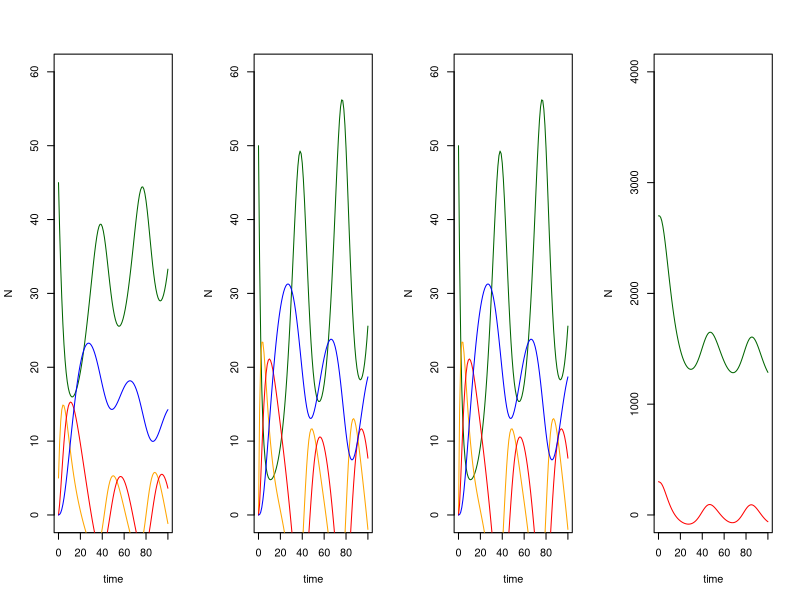

R code for this plot:
library(deSolve)
v1h3seir <- function(times, inits, params){
  
  Sh1 <- inits[1] #susceptible host 1
  Eh1 <- inits[2] #exposed host 1
  Ih1 <- inits[3] #infected host 1
  Rh1 <- inits[4] #recovered host 1
  Sh2 <- inits[5] #susceptible host 2
  Eh2 <- inits[6] #exposed host 2
  Ih2 <- inits[7] #infected host 2
  Rh2 <- inits[8] #recovered host 2
  Sh3 <- inits[9] #susceptible host 3
  Eh3 <- inits[10] #exposed host 3
  Ih3 <- inits[11] #infected host 3
  Rh3 <- inits[12] #recovered host 3
  Sv <- inits[13] #susceptible vector
  Iv <- inits[14] #infected vector
  
  Nh1 <- Sh1 + Eh1 + Ih1 + Rh1 #total host 1 popn
  Nh2 <- Sh2 + Eh2 + Ih2 + Rh2 #total host 2 popn
  Nh3 <- Sh3 + Eh3 + Ih3 + Rh3 #total host 3 popn 
  Nv <- Sv + Iv #total vector popn
  
  
  with(as.list(c(params)), {
    
    dSh1 <- bh1 * Nh1 - fh1 / Nh1 * Th1v * Iv * Sh1 - muh1 * Sh1 
    dEh1 <- fh1 / Nh1 * Th1v * Iv * Sh1 - muh1 * Eh1 - epsilon1 * Eh1
    dIh1 <- epsilon1 * Eh1 - muh1 * Ih1 - gammah1 * Ih1
    dRh1 <- gammah1 * Ih1 - muh1 * Rh1

    dSh2 <- bh2 * Nh2 - fh2 / Nh2 * Th2v * Iv * Sh2 - muh2 * Sh2
    dEh2 <- fh2 / Nh2 * Th2v * Iv * Sh2 - muh2 * Eh2 - epsilon2 * Eh2
    dIh2 <- epsilon2 * Eh2 - muh2 * Ih2 - gammah2 * Ih2
    dRh2 <- gammah2 * Ih2 - muh2 * Rh2 

    dSh3 <- bh3 * Nh3 - fh3 / Nh3 * Th3v * Iv * Sh3 - muh3 * Sh3
    dEh3 <- fh3 / Nh3 * Th3v * Iv * Sh3 - muh3 * Eh3 - epsilon3 * Eh3
    dIh3 <- epsilon3 * Eh3 - muh3 * Ih3 - gammah3 * Ih3
    dRh3 <- gammah3 * Ih3 - muh3 * Rh3 

    dSv <- bv * Nv - fh1 / Nh1 * Tvh1 * Sv * Ih1 - fh2 / Nh2 * Tvh2 * Sv * Ih2 - muv * Sv
    dIv <- fh1 / Nh1 * Tvh1 * Sv * Ih1 - fh2 / Nh2 * Tvh2 * Sv * Ih2 - muv * Iv
    
    return(list(c(dSh1, dEh1, dIh1, dRh1, dSh2, dEh2, dIh2, dRh2, dSh3, dEh3, dIh3, dRh3, dSv, dIv)))
  })
  
}

inits <- c(45,5,0,0,50,0,0,0,50,0,0,0,2700,300)
params <- c(bh1 = 0.01, muh1 = 0.01, fh1 = 0.25, epsilon1 = 0.2, gammah1 = 0.1, Th1v = 0.1, Tvh1 = 0.2,
bh2 = 0.01, muh2 = 0.01, fh2 = 0.125, epsilon2 = 0.2, gammah2 = 0.1, Th2v = 0.5, Tvh2 = 0.5,
bh3 = 0.01, muh3 = 0.01, fh3 = 0.125, epsilon3 = 0.2, gammah3 = 0.1, Th3v = 0.5, Tvh3 = 0.5,
bv = 0.01, muv = 0.01)
# b = birth rate, m = death rate, f =  vector biting rate, gamma = recovery rate
# Thv = Pr(host infected after bite from infected vector), Thv = Pr(vector infected after bite of infected host)
# epsilon = rate at which exposed hosts become infectious
times <- seq(0,100,1)
out <- as.data.frame(ode(inits, times, v1h3seir, params ))
par(mfrow=c(1,4))


plot(out$`1` ~out$time, type='l', col='dark green',
    xlab= 'time', ylab='N', ylim = c(0,60))
lines(out$`2`~out$time, col='orange')
lines(out$`3`~out$time, col='red')
lines(out$`4`~out$time, col='blue')

plot(out$`5`~out$time, type = 'l', col= 'dark green',
    xlab= 'time', ylab='N', ylim = c(0,60))
lines(out$`6`~out$time, col= 'orange')
lines(out$`7`~out$time, col='red')
lines(out$`8`~out$time, col='blue')

plot(out$`9`~out$time, type = 'l', col= 'dark green',
    xlab= 'time', ylab='N', ylim = c(0,60))
lines(out$`10`~out$time, col= 'orange')
lines(out$`11`~out$time, col='red')
lines(out$`12`~out$time, col='blue')

plot(out$`13`~out$time, type = 'l', col= 'dark green',
    xlab= 'time', ylab='N', ylim = c(0,4000))
    lines(out$`14`~out$time, col= 'red')
